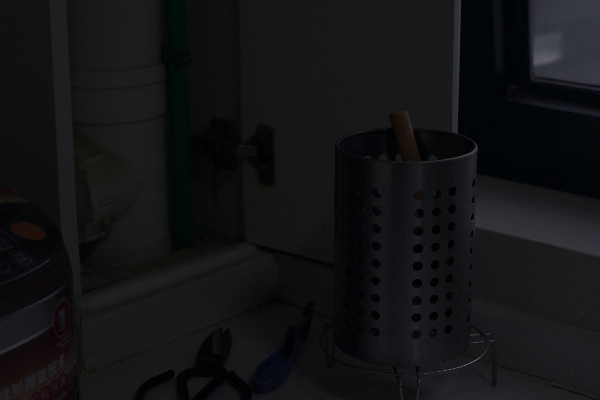
#> input picture 实验3 图像低光增强/SSR/low/111.png, 600 x 400 px, found by its file name
$ python SSR.py
#> lines starting #> are read from the running program, lines starting #| are printed output that depends on the picture; long printed decimals are rounded
#> further down, input_img is the input picture: shape (400, 600, 3); mean B, G, R 20.7, 19.2, 18.9
# SSR
import cv2
import numpy as np
from skimage.metrics import structural_similarity as ssim
import matplotlib.pyplot as plt

# 计算 PSNR
def calculate_psnr(original, enhanced):
    mse = np.mean((original - enhanced) ** 2)  # 均方误差
    if mse == 0:
        return 100  # 没有差异，PSNR为100
    max_pixel = 255.0
    psnr = 10 * np.log10((max_pixel ** 2) / mse)  # PSNR 公式
    return psnr

# 计算 SSIM
def calculate_ssim(original, enhanced):
    # 使用 scikit-image 库中的 ssim 函数
    ssim_index, _ = ssim(original, enhanced, full=True)
    return ssim_index

def replaceZeroes(data):
    min_nonzero = np.min(data[np.nonzero(data)])  # 找到数组中最小的非零值
#> min_nonzero = 1
    data = np.where(data == 0, min_nonzero, data)  # 将数组中的零值替换为最小的非零值
    return data  # 返回替换后的数组

def SSR(src_img, size):
    L_blur = cv2.GaussianBlur(src_img, (size, size), 0)  # 高斯函数
    img = replaceZeroes(src_img)  # 去除0
    L_blur = replaceZeroes(L_blur)  # 去除0

    dst_Img = cv2.log(img / 255.0)  # 归一化取log
    dst_Lblur = cv2.log(L_blur / 255.0)  # 归一化取log
    dst_IxL = cv2.multiply(dst_Img, dst_Lblur)  # 乘  L(x,y)=S(x,y)*G(x,y)
    log_R = cv2.subtract(dst_Img, dst_IxL)  # 减  log(R(x,y))=log(S(x,y))-log(L(x,y))

    dst_R = cv2.normalize(log_R, None, 0, 255, cv2.NORM_MINMAX)  # 放缩到0-255
    log_uint8 = cv2.convertScaleAbs(dst_R)  # 取整
    return log_uint8


def SSR_image(image):
    size = 3
    b_gray, g_gray, r_gray = cv2.split(image)  # 拆分三个通道
    # 分别对每一个通道进行 SSR
    b_gray = SSR(b_gray, size)
    g_gray = SSR(g_gray, size)
    r_gray = SSR(r_gray, size)
#> call 3 of SSR, with size = 3
#> in SSR (call 3), `dst_Lblur = cv2.log(L_blur / 255.0)`:
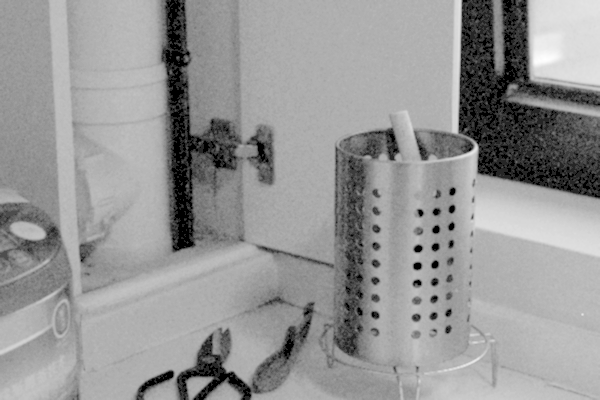
#> dst_Lblur: shape (400, 600) float64; min -5.54, max -0.987, mean -2.86; drawn with min black and max white
#> in SSR (call 3), `dst_IxL = cv2.multiply(dst_Img, dst_Lblur)`:
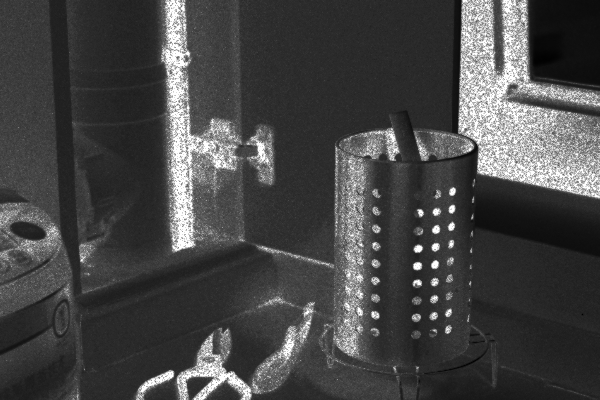
#> dst_IxL: shape (400, 600) float64; min 0.748, max 30.71, mean 9; drawn with min black and max white
    result = cv2.merge([b_gray, g_gray, r_gray])  # 通道合并。
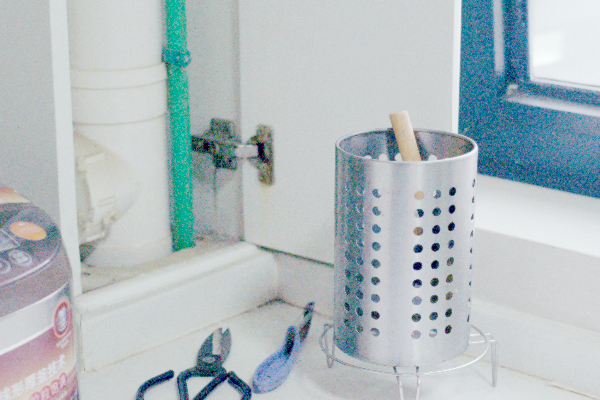
#> result: shape (400, 600, 3); mean B, G, R 191.6, 188.2, 177.2
    return result


if __name__ == "__main__":
    input_img = cv2.imread('./SSR/low/111.png', cv2.IMREAD_COLOR)  # 读取输入图像
    enhanced_img = SSR_image(input_img)  # 调用 SSR 函数得到增强后的图像
    cv2.imwrite('./SSR/enhanced/111.png', enhanced_img)  # 将增强后的图像保存为 img_2.png

    original_img = cv2.imread('./SSR/high/111.png')  # 读取原始图像
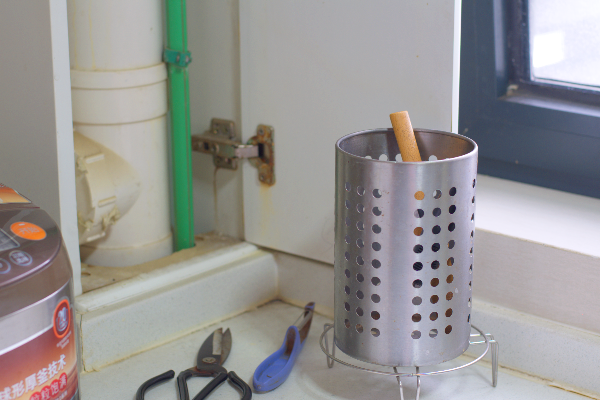
#> input picture 实验3 图像低光增强/SSR/high/111.png, 600 x 400 px, found by its file name
#> original_img is the input picture: shape (400, 600, 3); mean B, G, R 147.5, 148.9, 150.6
    enhanced_img = cv2.imread('./SSR/enhanced/111.png')  # 读取增强后的图像

    # 转换为灰度图像（PSNR 和 SSIM 通常在灰度图像上计算）
    original_gray = cv2.cvtColor(original_img, cv2.COLOR_BGR2GRAY)
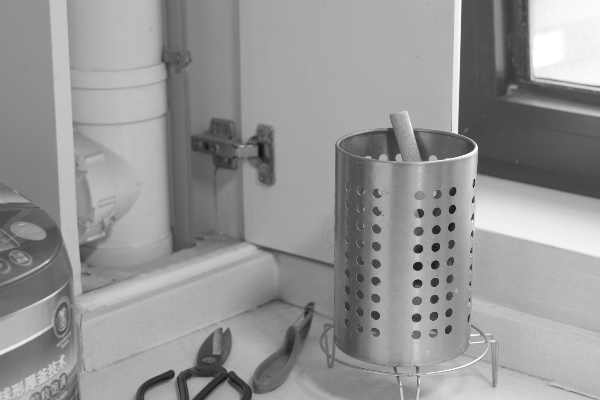
#> original_gray: shape (400, 600); min 18, max 255, mean 149.3
    enhanced_gray = cv2.cvtColor(enhanced_img, cv2.COLOR_BGR2GRAY)
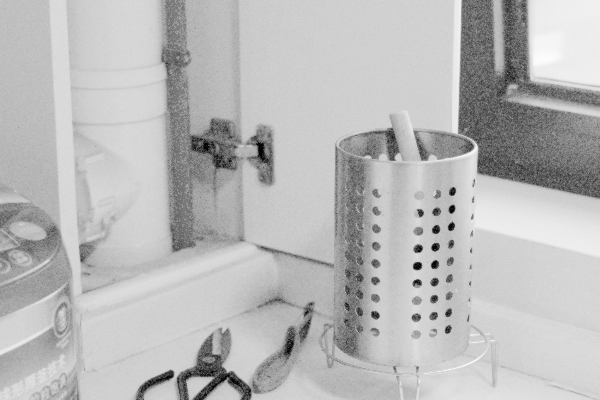
#> enhanced_gray: shape (400, 600); min 0, max 254, mean 185.3

    # 计算 PSNR 和 SSIM
    psnr_value = calculate_psnr(original_gray, enhanced_gray)
#> in calculate_psnr, `mse = np.mean((original - enhanced) ** 2)`: mse = 116.9
#> in calculate_psnr, `psnr = 10 * np.log10((max_pixel ** 2) / mse)`: psnr = 27.45
#> psnr_value = 27.45
    ssim_value = calculate_ssim(original_gray, enhanced_gray)
#> in calculate_ssim, `ssim_index, _ = ssim(original, enhanced, full=True)`: ssim_index = 0.811
#> ssim_value = 0.811

    print(f"PSNR: {psnr_value} dB")
#| PSNR: 27.451 dB
    print(f"SSIM: {ssim_value}")
#| SSIM: 0.8107

    # 显示低光图像，正常图像以及增强后的图像和 PSNR 和 SSIM 值，显示在一个窗口中 使用plt.show()
    # 使用matplotlib显示图像和计算结果
    fig, axes = plt.subplots(1, 3, figsize=(15, 5))

    # 显示低光图像
    axes[0].imshow(cv2.cvtColor(input_img, cv2.COLOR_BGR2RGB))  # 转换为RGB
    axes[0].set_title('Low-light Image')
    axes[0].axis('off')

    # 显示原始图像
    axes[1].imshow(cv2.cvtColor(original_img, cv2.COLOR_BGR2RGB))  # 转换为RGB
    axes[1].set_title('Original Image')
    axes[1].axis('off')

    # 显示增强后的图像
    axes[2].imshow(cv2.cvtColor(enhanced_img, cv2.COLOR_BGR2RGB))  # 转换为RGB
    axes[2].set_title('Enhanced Image')
    axes[2].axis('off')

    # 在图像上显示 PSNR 和 SSIM 值
    fig.suptitle(f"PSNR: {psnr_value:.2f} dB, SSIM: {ssim_value:.4f}", fontsize=14)

    # 显示所有图像
    plt.tight_layout()
    plt.show()
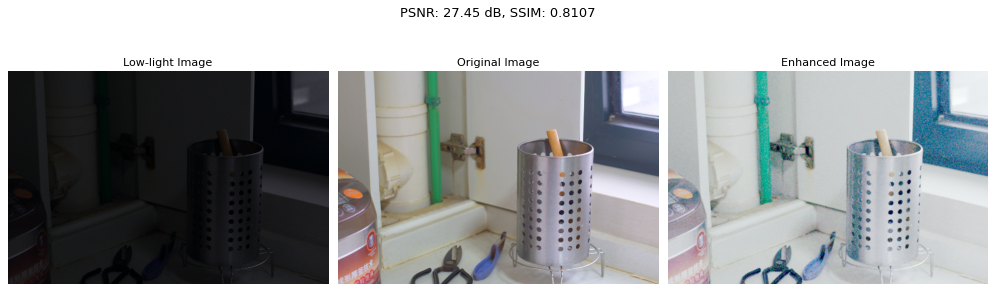
#> figure drawn by matplotlib, 3 panels
